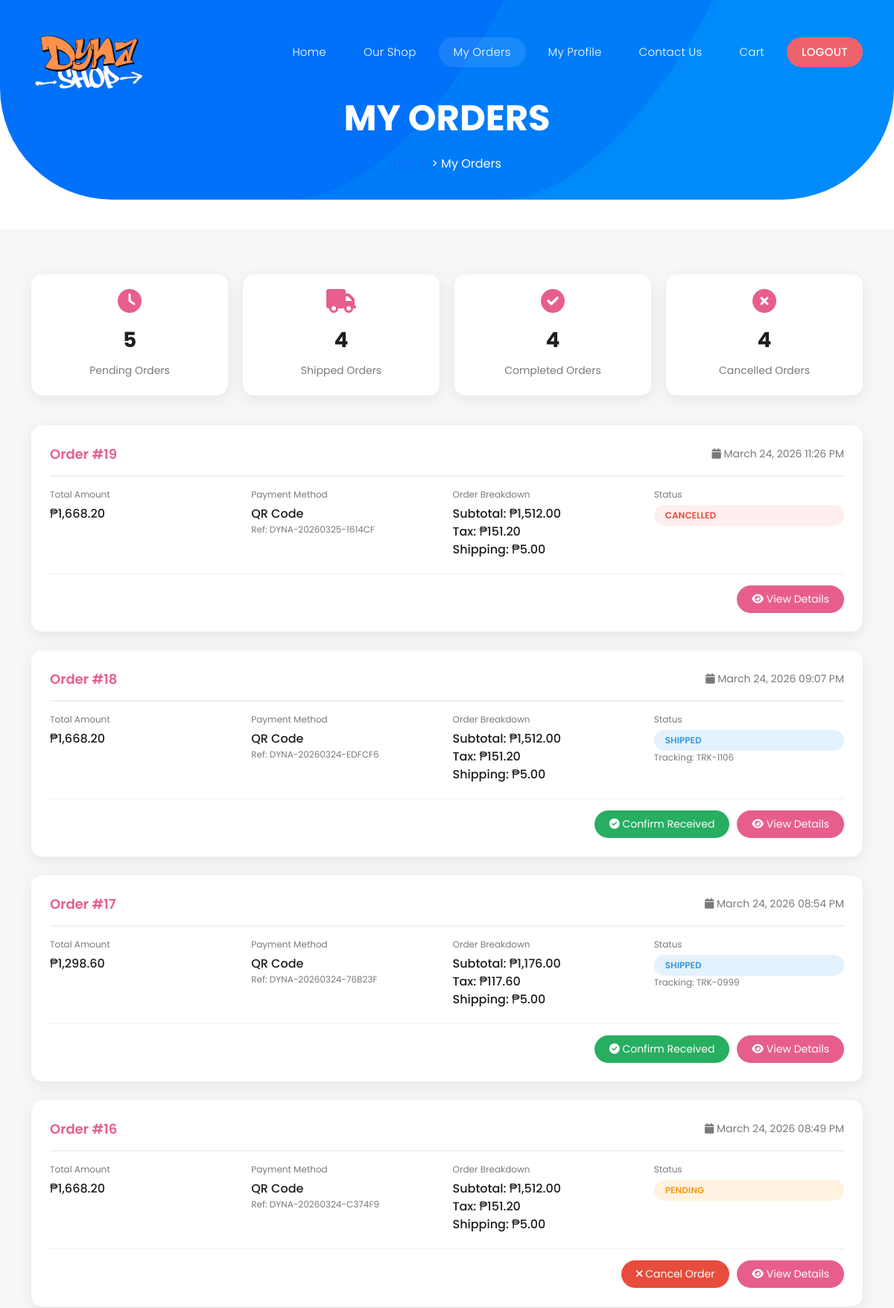
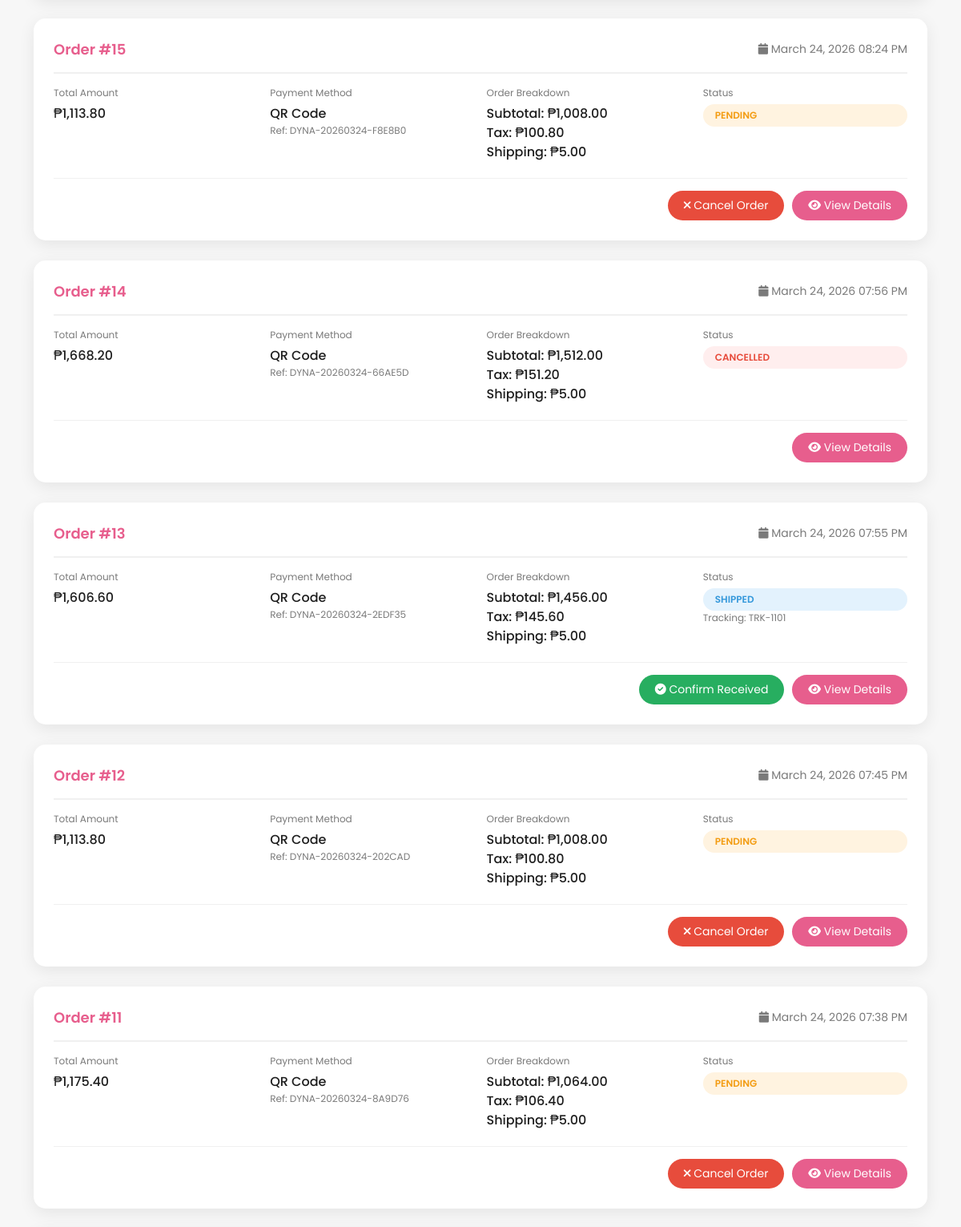
/my_orders.php (signed in, upper part), run on the app's committed database (2 pictures, top to bottom).
### tables this page shows
CREATE TABLE `orders` (
  `order_id` int(11) NOT NULL,
  `user_id` int(11) NOT NULL,
  `subtotal` decimal(10,2) NOT NULL,
  `tax` decimal(10,2) NOT NULL,
  `shipping` decimal(10,2) NOT NULL,
  `total_amount` decimal(10,2) NOT NULL,
  `shipping_address` varchar(255) DEFAULT NULL,
  `payment_method` varchar(50) NOT NULL,
  `reference_number` varchar(100) NOT NULL,
  `order_date` timestamp NOT NULL DEFAULT current_timestamp(),
  `status` varchar(50) DEFAULT 'pending',
  `tracking_number` varchar(100) DEFAULT NULL
);

### my_orders.php (the view, shortened to what this page needs)
<?php
$conn = new mysqli('localhost', 'root', '', 'dyna_shop');
$user_id = $_SESSION['user_id'];
$query = "
    SELECT o.*
    FROM orders o
    WHERE o.user_id = ?
    ORDER BY o.order_date DESC
";
$stmt = $conn->prepare($query);
$stmt->bind_param("i", $user_id);
$stmt->execute();
$orders_result = $stmt->get_result();
$counts = [];
$counts['pending'] = $conn->query("SELECT COUNT(*) as total FROM orders WHERE user_id = $user_id AND status = 'pending'")->fetch_assoc()['total'];
$counts['shipped'] = $conn->query("SELECT COUNT(*) as total FROM orders WHERE user_id = $user_id AND status = 'shipped'")->fetch_assoc()['total'];
$counts['completed'] = $conn->query("SELECT COUNT(*) as total FROM orders WHERE user_id = $user_id AND status = 'completed'")->fetch_assoc()['total'];
$counts['cancelled'] = $conn->query("SELECT COUNT(*) as total FROM orders WHERE user_id = $user_id AND status = 'cancelled'")->fetch_assoc()['total'];
?>
<!DOCTYPE html>
<html lang="en">
<head>
    <link href="vendor/bootstrap/css/bootstrap.min.css" rel="stylesheet">
    <link rel="stylesheet" href="assets/css/fontawesome.css">
    <link rel="stylesheet" href="assets/css/templatemo-lugx-gaming.css">
    <link rel="stylesheet" href="assets/css/owl.css">
    <link rel="stylesheet" href="assets/css/animate.css">
    <link rel="stylesheet" href="https://unpkg.com/swiper@7/swiper-bundle.min.css"/>
    <link rel="stylesheet" href="assets/css/admin.css">
    <link rel="stylesheet" href="assets/css/my_orders.css">
</head>
<body>
    <header class="header-area header-sticky">
        <div class="container">
            <div class="row">
                <div class="col-12">
                    <nav class="main-nav">
                        <a href="home.php" class="logo">
                            <img src="assets/images/logo.png" alt="" style="width: 158px;">
                        </a>
                        <ul class="nav">
                            <li><a href="home.php">Home</a></li>
                            <li><a href="shop_page1.php">Our Shop</a></li>
                            <li><a href="my_orders.php" class="active">My Orders</a></li>
                            <li><a href="user-profile.php">My Profile</a></li>
                            <li><a href="contact.php">Contact Us</a></li>
                            <li><a href="cart.php">Cart</a></li>
                            <li><a href="logout.php">Logout</a></li>
                        </ul>
                    </nav>
                </div>
            </div>
        </div>
    </header>
    <div class="page-heading-1 header-text">
        <div class="container">
            <div class="row">
                <div class="col-lg-12">
                    <h3>My Orders</h3>
                    <span class="breadcrumb"><a href="home.php">Home</a> > My Orders</span>
                </div>
            </div>
        </div>
    </div>
    <div class="orders-wrapper">
        <div class="container">
            <div class="order-stats">
                <div class="stat-box">
                    <i class="fa fa-clock"></i>
                    <h3><?php echo $counts['pending']; ?></h3>
                    <p>Pending Orders</p>
                </div>
                <div class="stat-box">
                    <i class="fa fa-truck"></i>
                    <h3><?php echo $counts['shipped']; ?></h3>
                    <p>Shipped Orders</p>
                </div>
                <div class="stat-box">
                    <i class="fa fa-check-circle"></i>
                    <h3><?php echo $counts['completed']; ?></h3>
                    <p>Completed Orders</p>
                </div>
                <div class="stat-box">
                    <i class="fa fa-times-circle"></i>
                    <h3><?php echo $counts['cancelled']; ?></h3>
                    <p>Cancelled Orders</p>
                </div>
            </div>
            <?php if ($orders_result && $orders_result->num_rows > 0): ?>
                <?php while($order = $orders_result->fetch_assoc()): ?>
                    <div class="order-card">
                        <div class="order-header">
                            <div>
                                <span class="order-id">Order #<?php echo $order['order_id']; ?></span>
                            </div>
                            <div class="order-date">
                                <i class="fa fa-calendar"></i> <?php echo date('F d, Y h:i A', strtotime($order['order_date'])); ?>
                            </div>
                        </div>
                        <div class="order-details">
                            <div class="detail-item">
                                <span class="detail-label">Total Amount</span>
                                <span class="detail-value">₱<?php echo number_format($order['total_amount'], 2); ?></span>
                            </div>
                            <div class="detail-item">
                                <span class="detail-label">Payment Method</span>
                                <span class="detail-value"><?php echo ucfirst(str_replace('_', ' ', $order['payment_method'])); ?></span>
                                <?php if ($order['reference_number']): ?>
                                    <small class="detail-label">Ref: <?php echo htmlspecialchars($order['reference_number']); ?></small>
                                <?php endif; ?>
                            </div>
                            <div class="detail-item">
                                <span class="detail-label">Order Breakdown</span>
                                <span class="detail-value">
                                    Subtotal: ₱<?php echo number_format($order['subtotal'], 2); ?><br>
                                    Tax: ₱<?php echo number_format($order['tax'], 2); ?><br>
                                    Shipping: ₱<?php echo number_format($order['shipping'], 2); ?>
                                </span>
                            </div>
                            <div class="detail-item">
                                <span class="detail-label">Status</span>
                                <span class="status-badge status-<?php echo $order['status']; ?>">
                                    <?php echo ucfirst($order['status']); ?>
                                </span>
                                <?php if ($order['tracking_number'] && $order['status'] == 'shipped'): ?>
                                    <small class="detail-label">Tracking: <?php echo htmlspecialchars($order['tracking_number']); ?></small>
                                <?php endif; ?>
                            </div>
                        </div>
                        <div class="order-actions">
                            <?php if ($order['status'] == 'pending'): ?>
                                <button type="button" class="btn-cancel" onclick="openCancelModal(<?php echo $order['order_id']; ?>, <?php echo $order['total_amount']; ?>)">
                                    <i class="fa fa-times"></i> Cancel Order
                                </button>
                            <?php elseif ($order['status'] == 'shipped'): ?>
                                <button type="button" class="btn-complete" onclick="openCompleteModal(<?php echo $order['order_id']; ?>, <?php echo $order['total_amount']; ?>)">
                                    <i class="fa fa-check-circle"></i> Confirm Received
                                </button>
                            <?php endif; ?>
                            <a href="order-details.php?id=<?php echo $order['order_id']; ?>" class="btn-view">
                                <i class="fa fa-eye"></i> View Details
                            </a>
                        </div>
                    </div>
                <?php endwhile; ?>
            <?php endif; ?>
        </div>
    </div>
</body>
</html>

### assets/css/templatemo-lugx-gaming.css (style rules this page uses)
html, body, div, span, applet, object, iframe, h1, h2, h3, h4, h5, h6, p, blockquote, div pre, a, abbr, acronym, address, big, cite, code, del, dfn, em, font, img, ins, kbd, q, s, samp, small, strike, strong, sub, sup, tt, var, b, u, i, center, dl, dt, dd, ol, ul, li, figure, header, nav, section, article, aside, footer, figcaption { margin: 0; padding: 0; border: 0; outline: 0; }
ul, li { padding: 0; margin: 0; list-style: none; }
header, nav, section, article, aside, footer, hgroup { display: block; }
* { box-sizing: border-box; }
html, body { font-family: 'Poppins', sans-serif; -ms-text-size-adjust: 100%; -webkit-font-smoothing: antialiased; -moz-osx-font-smoothing: grayscale; }
a { text-decoration: none !important; }
h1, h2, h3, h4, h5, h6 { color: #1e1e1e; margin-top: 0px; margin-bottom: 0px; font-weight: 700; }
ul { margin-bottom: 0px; }
p { font-size: 14px; line-height: 28px; color: #4a4a4a; }
img { width: 100%; overflow: hidden; }
html, body { font-family: 'Poppins', sans-serif; }
.header-area { position: absolute; background-color: transparent; top: 40px; left: 0; right: 0; z-index: 100; -webkit-transition: all .5s ease 0s; -moz-transition: all .5s ease 0s; -o-transition: all .5s ease 0s; transition: all .5s ease 0s; }
.header-area .main-nav { background: transparent; display: flex; }
.header-area .main-nav .logo { -webkit-transition: all 0.3s ease 0s; -moz-transition: all 0.3s ease 0s; -o-transition: all 0.3s ease 0s; transition: all 0.3s ease 0s; display: inline-block; }
.header-area .main-nav ul.nav { border-radius: 0px 0px 25px 25px; flex-basis: 100%; margin-top: 10px; justify-content: right; -webkit-transition: all 0.3s ease 0s; -moz-transition: all 0.3s ease 0s; -o-transition: all 0.3s ease 0s; transition: all 0.3s ease 0s; position: relative; z-index: 999; }
.header-area .main-nav .nav li:last-child { padding-right: 0px; }
.header-area .main-nav .nav li { padding-left: 10px; padding-right: 10px; height: 40px; line-height: 40px; }
.header-area .main-nav .nav li a { display: block; padding-left: 20px; padding-right: 20px; border-radius: 20px; font-weight: 300; font-size: 15px; height: 40px; line-height: 40px; text-transform: capitalize; color: #fff; -webkit-transition: all 0.4s ease 0s; -moz-transition: all 0.4s ease 0s; -o-transition: all 0.4s ease 0s; transition: all 0.4s ease 0s; border: transparent; letter-spacing: .25px; }
.header-area .main-nav .nav li:last-child a { background-color: #ee626b; text-transform: uppercase; font-weight: 500; }
.header-area .main-nav .nav li a.active { color: #fff; background-color: rgba(255, 255, 255, 0.10); }
.header-area.header-sticky .nav li a.active { color: #fff; }
@media (max-width: 1200px) { .header-area .main-nav .nav li { padding-left: 5px; padding-right: 5px; } }
.page-heading-1 { background-image: url(../images/page-heading-bg.jpg); border-radius: 0px 0px 150px 150px; background-position: center bottom; background-repeat: no-repeat; background-size: cover; padding: 150px 0px 50px 0px; text-align: center; }
body { overflow-x: hidden; }

### assets/css/admin.css (style rules this page uses)
.status-badge { display: inline-block; padding: 4px 12px; border-radius: 20px; font-size: 12px; font-weight: 500; }
.status-pending { background: #fff3e0; color: #f39c12; }
.status-cancelled { background: #fee; color: #e74c3c; }
.page-heading-1 { background-image: url(../images/page-heading-bg.jpg); border-radius: 0px 0px 150px 150px; background-position: center bottom; background-repeat: no-repeat; background-size: cover; padding: 110px 0px 20px 0px; text-align: center; margin-bottom: 40px; }
.page-heading-1 h3 { font-size: 48px; text-transform: uppercase; color: #fff; margin-top: 20px; position: relative; margin-bottom: 20px; }
.page-heading-1 span { display: inline-block; font-size: 16px; color: #fff; }

### data on the page
orders: order_id "19", order_date "March 24, 2026 11:26 PM", total_amount "1,668.20", payment_method "QR Code", reference_number "DYNA-20260325-1614CF", subtotal "1,512.00", tax "151.20", shipping "5.00", status "CANCELLED"
orders: order_id "18", order_date "March 24, 2026 09:07 PM", total_amount "1,668.20", payment_method "QR Code", reference_number "DYNA-20260324-EDFCF6", subtotal "1,512.00", tax "151.20", shipping "5.00", status "SHIPPED", tracking_number "TRK-1106"
orders: order_id "17", order_date "March 24, 2026 08:54 PM", total_amount "1,298.60", payment_method "QR Code", reference_number "DYNA-20260324-76B23F", subtotal "1,176.00", tax "117.60", shipping "5.00", status "SHIPPED", tracking_number "TRK-0999"
orders: order_id "16", order_date "March 24, 2026 08:49 PM", total_amount "1,668.20", payment_method "QR Code", reference_number "DYNA-20260324-C374F9", subtotal "1,512.00", tax "151.20", shipping "5.00", status "PENDING"
orders: order_id "15", order_date "March 24, 2026 08:24 PM", total_amount "1,113.80", payment_method "QR Code", reference_number "DYNA-20260324-F8E8B0", subtotal "1,008.00", tax "100.80", shipping "5.00", status "PENDING"
orders: order_id "14", order_date "March 24, 2026 07:56 PM", total_amount "1,668.20", payment_method "QR Code", reference_number "DYNA-20260324-66AE5D", subtotal "1,512.00", tax "151.20", shipping "5.00", status "CANCELLED"
orders: order_id "13", order_date "March 24, 2026 07:55 PM", total_amount "1,606.60", payment_method "QR Code", reference_number "DYNA-20260324-2EDF35", subtotal "1,456.00", tax "145.60", shipping "5.00", status "SHIPPED", tracking_number "TRK-1101"
orders: order_id "12", order_date "March 24, 2026 07:45 PM", total_amount "1,113.80", payment_method "QR Code", reference_number "DYNA-20260324-202CAD", subtotal "1,008.00", tax "100.80", shipping "5.00", status "PENDING"
orders: order_id "11", order_date "March 24, 2026 07:38 PM", total_amount "1,175.40", payment_method "QR Code", reference_number "DYNA-20260324-8A9D76", subtotal "1,064.00", tax "106.40", shipping "5.00", status "PENDING"

### other printed values
$counts['pending'] "5"
$counts['shipped'] "4"
$counts['completed'] "4"
$counts['cancelled'] "4"
